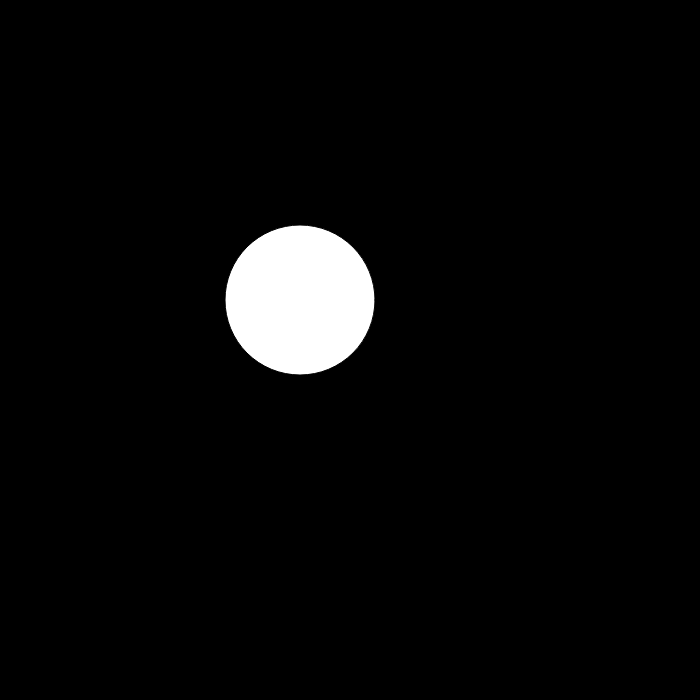
Frame 1 (no input)
Frame 60 (no input): identical to frame 1, image omitted
Frame 120 (the mouse pressed at the canvas centre since frame 60): identical to frame 1, image omitted

The p5.js sketch that drew this single still picture (run headless with seeded random() and noise() and a simulated clock; from frame 60 on, the mouse is pressed at the canvas centre):

// p5.js sketch
// ── sketch.js
function setup() {
  createCanvas(700, 700);
}

function draw() {
  background(0);
  ellipse(300, 300, 150, 150)
}
